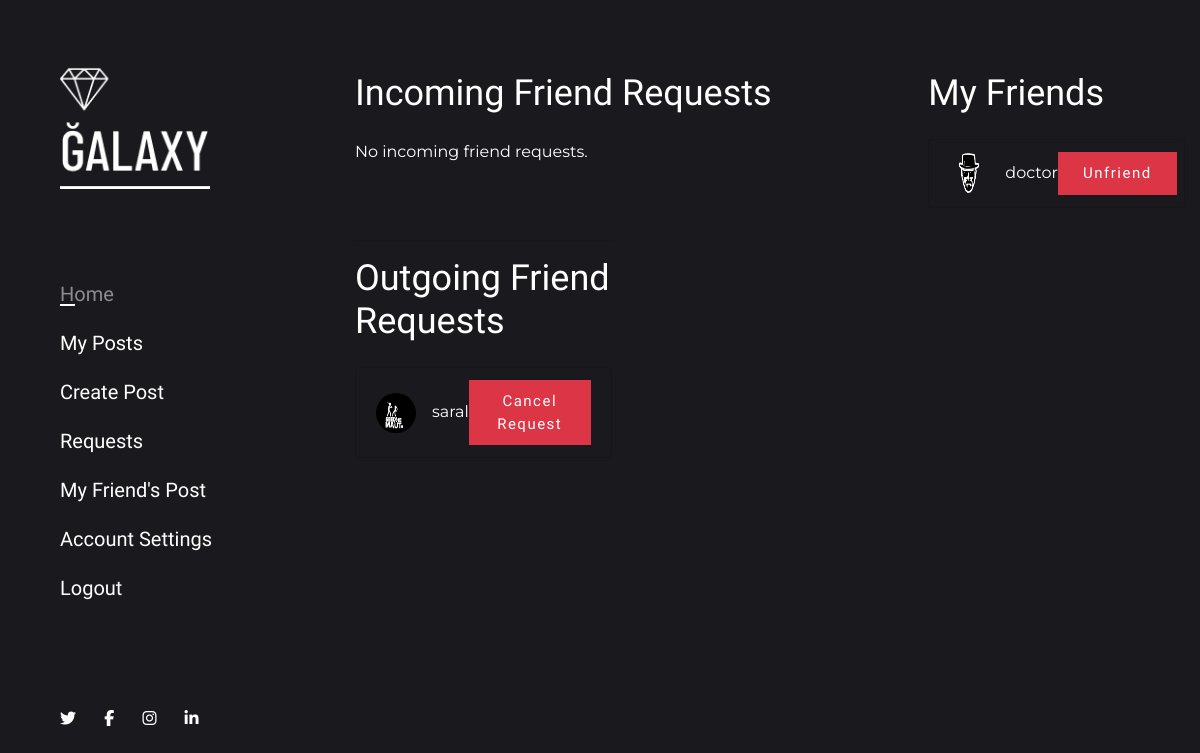
Page /friendship/incoming-requests (signed in) on the committed database.
### friendship/models.py (models this page shows, shortened)
class Friendship(models.Model):
    STATUS_CHOICES = [
        ('Pending', 'Pending'),
        ('Accepted', 'Accepted'),
        ('Rejected', 'Rejected'),
    ]
    user_from = models.ForeignKey(User, related_name='friendships_created', on_delete=models.CASCADE)
    user_to = models.ForeignKey(User, related_name='friendships_received', on_delete=models.CASCADE)
    created_at = models.DateTimeField(auto_now_add=True)
    status = models.CharField(max_length=10, choices=STATUS_CHOICES, default='Pending')
    class Meta:
        unique_together = ('user_from', 'user_to')

### core/models.py (models this page shows, shortened)
class Profile(models.Model):
    user = models.OneToOneField(User , on_delete=models.CASCADE)
    id_user = models.IntegerField()
    bio = models.CharField(max_length=100 , blank=True)
    profile_img = models.ImageField(upload_to='profile' , default='default.jpeg')
    location = models.CharField(max_length=50 , blank=True)

### friendship/views.py (the view)
# urls.py: path('incoming-requests' , views.incoming_requests , name='incoming-requests'),
def incoming_requests(request):
    all_requests = Friendship.objects.filter(user_to = request.user , status = 'Pending')
    outgoing_requests = Friendship.objects.filter(user_from = request.user , status = 'Pending')
    my_friends = Friendship.objects.filter(
        (Q(user_from=request.user) | Q(user_to=request.user)),
        status='Accepted'
    )
    context ={
        'all_requests': all_requests,
        'my_friends': my_friends,
        'outgoing_requests': outgoing_requests,
    }
    return render(request , 'friendship/incoming-requests.html', context)

### templates/friendship/incoming-requests.html (shortened to what this page needs)
{% extends 'base.html' %}
{% load static %}
{% block content %}
<section class="d-flex">
    <aside>
        <div class="sidenav position-sticky d-flex flex-column justify-content-between">
            <a class="navbar-brand" href="{% url 'index' %}" class="logo">
                <img src="{% static 'images/logo.png' %}" alt="">
            </a>
            {% include 'navbar.html' %}
            <ul class="list-inline">
                <li class="list-inline-item">
                    <a href="#!" class="text-white text-red-onHover pr-2">
                        <span class="fab fa-twitter"></span>
                    </a>
                </li>
                <li class="list-inline-item">
                    <a href="#!" class="text-white text-red-onHover p-2">
                        <span class="fab fa-facebook-f"></span>
                    </a>
                </li>
                <li class="list-inline-item">
                    <a href="#!" class="text-white text-red-onHover p-2">
                        <span class="fab fa-instagram"></span>
                    </a>
                </li>
                <li class="list-inline-item">
                    <a href="#!" class="text-white text-red-onHover p-2">
                        <span class="fab fa-linkedin-in"></span>
                    </a>
                </li>
            </ul>
        </div>
    </aside>
    <div class="main-content w-100">
        <div class="container pt-4 mt-5">
            <div class="row justify-content-between">
                <div class="col-lg-7">
                    <h2 class="text-white mb-4">Incoming Friend Requests</h2>
                    {% if all_requests %}
                        <ul class="list-unstyled">
                            {% for request in all_requests %}
                                <li class="card post-item bg-transparent border-0 mb-4">
                                    <div class="card-body px-0 d-flex align-items-center justify-content-between">
                                        <img src="{{ request.user_from.profile.profile_img.url }}" class="rounded-circle mr-2" width="40" height="40">
                                        <div class="ml-3">
                                            <h4 class="card-title mb-0">{{ request.user_from.username }}</h4>
                                            <p class="text-muted mb-0">sent you a friend request</p>
                                        </div>
                                        <div>
                                            <a href="{% url 'accept-friend' request.user_from.id %}" class="btn btn-success btn-sm mr-2">Accept</a>
                                            <a href="{% url 'reject-friend' request.user_from.id %}" class="btn btn-danger btn-sm">Reject</a>
                                        </div>
                                    </div>
                                </li>
                            {% endfor %}
                        </ul>
                    {% else %}
                        <p class="text-white">No incoming friend requests.</p>
                    {% endif %}
                </div>
                <div class="col-lg-4">
                    <h2 class="text-white mb-4">My Friends</h2>
                    {% if my_friends %}
                        <ul class="list-group">
                            {% for friend in my_friends %}
                                <li class="list-group-item bg-transparent text-white d-flex justify-content-between align-items-center mb-3">
                                    <div class="d-flex align-items-center">
                                        {% if friend.user_from == request.user %}
                                            <img src="{{ friend.user_to.profile.profile_img.url }}" class="rounded-circle mr-3" width="40" height="40">
                                            <span>{{ friend.user_to.username }}</span>
                                        {% else %}
                                            <img src="{{ friend.user_from.profile.profile_img.url }}" class="rounded-circle mr-3" width="40" height="40">
                                            <span>{{ friend.user_from.username }}</span>
                                        {% endif %}
                                    </div>
                                    {% if friend.user_from == request.user %}
                                    <a href="{% url 'remove-friend' friend.user_to.id %}" class="btn btn-danger btn-sm">Unfriend</a>
                                    {% else %}
                                    <a href="{% url 'remove-friend' friend.user_from.id %}" class="btn btn-danger btn-sm">Unfriend</a>
                                    {% endif %}
                                </li>
                            {% endfor %}
                        </ul>
                    {% else %}
                        <p class="text-white">You have no friends yet.</p>
                    {% endif %}
                </div>
                <div class="col-lg-4">
                    <hr style="color: rgb(2, 133, 248);">
                    <h2 class="text-white mb-4">Outgoing Friend Requests</h2>
                    {% if outgoing_requests %}
                        <ul class="list-group">
                            {% for req in outgoing_requests %}
                                <li class="list-group-item bg-transparent text-white d-flex justify-content-between align-items-center mb-3">
                                    <div class="d-flex align-items-center">
                                        <img src="{{ req.user_to.profile.profile_img.url }}" class="rounded-circle mr-3" width="40" height="40">
                                        <span>{{ req.user_to.username }}</span>
                                    </div>
                                    <a href="{% url 'add-friend' req.user_to.id %}" class="btn btn-danger btn-sm">Cancel Request</a>
                                </li>
                            {% endfor %}
                        </ul>
                    {% else %}
                        <p class="text-white">You have not sent any friend requests yet.</p>
                    {% endif %}
                </div>
            </div>
        </div>
    </div>
</section>
{% endblock content %}

### static/css/style.css (style rules this page uses)
.main-content { width: calc(100% - 340px); }
.btn { font-size: 15px; padding: 10px 25px; letter-spacing: 0.1em; color: #ffffff; font-family: "Barlow Condensed", sans-serif; border-radius: 0; border: 0; }
h1, .h1, h2, .h2, h3, .h3, h4 { font-family: "Barlow Condensed", sans-serif; }
h2, .h2 { font-size: 36px; }
.h4, h5, .h5, h6, .h6, p { font-family: "Montserrat", sans-serif; }
h1, .h1, h2, .h2, h3, .h3, h4, .h4, h5, .h5, h6, .h6, p { margin: 0; }
a { text-decoration: none; display: inline-block; transition: all 0.3s; }
ul, li { padding: 0; margin: 0; }
.sidenav { top: 0; width: 340px; min-height: 100vh; padding: 60px; transition: 0.3s ease; }
.sidenav .navbar-brand img { max-width: 150px; }

### rows in the picture
Friendship: user_from.profile.profile_img (picture), user_from.username "doctor", shows "Unfriend"
Friendship: user_to.profile.profile_img (picture), user_to.username "saral"
